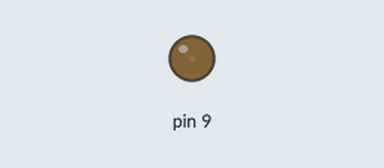
Recording of a sketch running on a simulated Arduino Uno, built with avr-gcc and run on an emulated ATmega328P. On the bench: output pins drawn as LEDs (lit = HIGH).

Above: at 0.05 s.
At 1.15 s:
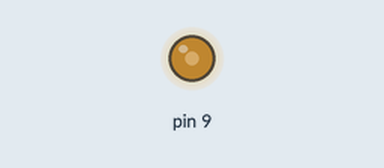
At 2.3 s:
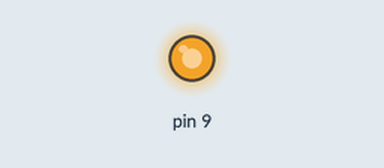
At 4.6 s:
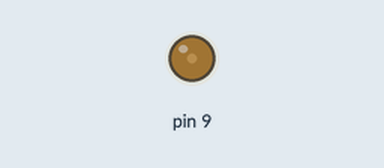
Timing chart, 0 to 6.7 s (numbered marks = the images above):
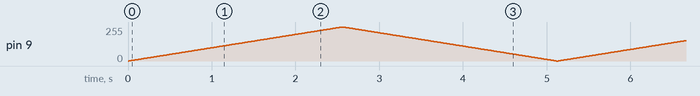

The sketch:

Heartbeat.ino
```cpp
int brightness;

void setup()
{
  pinMode(9, OUTPUT);
}
void loop()
{
  for (brightness = 0; brightness <= 255; brightness ++)
{
  analogWrite(9,brightness);
  delay(10);
 }
  for (brightness = 255; brightness >= 0; brightness--)
{
  analogWrite(9,brightness);
  delay(10);
}
}
```
